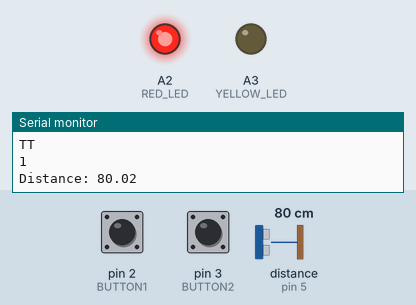
This program was run on a simulated Arduino Micro, built with avr-gcc and run on an emulated ATmega32U4. Shown: output pins drawn as LEDs (lit = HIGH), the last lines printed to the serial monitor. Wiring (inferred from the names in the program): ultrasonic range finder: trigger pin 4; echo pin 5. The test bench sets the inputs (shaded band); at power-on: distance to the obstacle (sensor on pin 5) 80 cm, pin 2 (BUTTON1) HIGH, pin 3 (BUTTON2) HIGH. The echo pulse lasts 58.3 µs per cm; pins used as bus, display or sensor lines are not drawn.

Above: at 1.2 s.
1.3 s: distance to the obstacle (sensor on pin 5) set to 22 cm
2.8 s: distance to the obstacle (sensor on pin 5) set to 18 cm
At 3.4 s:
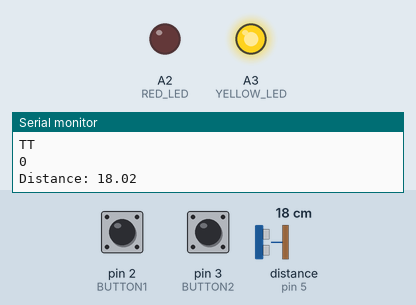
5.9 s: distance to the obstacle (sensor on pin 5) set to 35 cm
At 6.4 s:
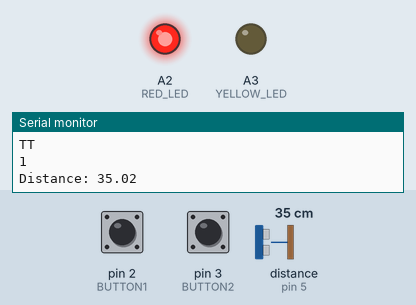
7.5 s: distance to the obstacle (sensor on pin 5) set to 2 cm
At 8.2 s:
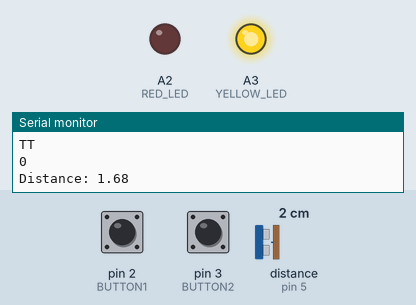
Timing chart, 0 to 10.0 s (numbered marks = the images above; inputs shaded):
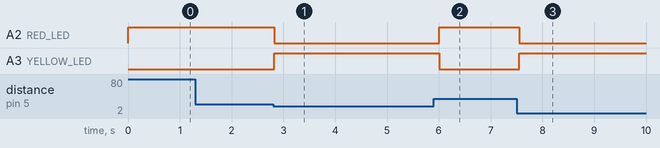

The program:

main.cpp
```cpp
#include <DisLib.h>

const int TRIG_PIN = 4;
const int ECHO_PIN = 5;
const int BUTTON1 = 2;
const int BUTTON2 = 3;
const int YELLOW_LED = A3;
const int RED_LED = A2;

DisLib dislib(TRIG_PIN, ECHO_PIN);

bool state = false;

void inter1() {
	Serial.println("BUTTON1");
	state = !state;
}
void inter2() {
	Serial.println("BUTTON2");
}

void setup() {
	Serial.begin(9600);
	dislib.init();

	pinMode(BUTTON1, INPUT_PULLUP);
	pinMode(BUTTON2, INPUT_PULLUP);
	pinMode(YELLOW_LED, OUTPUT);
	pinMode(RED_LED, OUTPUT);

	attachInterrupt(digitalPinToInterrupt(BUTTON1), inter1, FALLING);
	attachInterrupt(digitalPinToInterrupt(BUTTON2), inter2, FALLING);

	digitalWrite(YELLOW_LED, LOW);
	digitalWrite(RED_LED, HIGH);
}

void loop() {
	float distance = 0;

	Serial.println("TT");

	distance = dislib.getDistance();
	if (distance < 20) {
		state = false;
	} else {
		state = true;
	}

	Serial.println(state);

	if (state) {
		digitalWrite(YELLOW_LED, LOW);
		digitalWrite(RED_LED, HIGH);
	} else {
		digitalWrite(YELLOW_LED, HIGH);
		digitalWrite(RED_LED, LOW);
	}


	Serial.print("Distance: ");
	Serial.println(distance);
	delay(100);
}
```

Measured:
- the behaviour switches between 20 and 19 cm on distance to the obstacle (sensor on pin 5) (found by bisection; images 0 and 1)
- after the input at 2.8 s, A2 (RED_LED): HIGH → LOW at once; A3 (YELLOW_LED): LOW → HIGH at once
- after the input at 5.9 s, A2 (RED_LED): LOW → HIGH after 0.10 s; A3 (YELLOW_LED): HIGH → LOW after 0.10 s
- after the input at 7.5 s, A2 (RED_LED): HIGH → LOW after 0.06 s; A3 (YELLOW_LED): LOW → HIGH after 0.06 s
